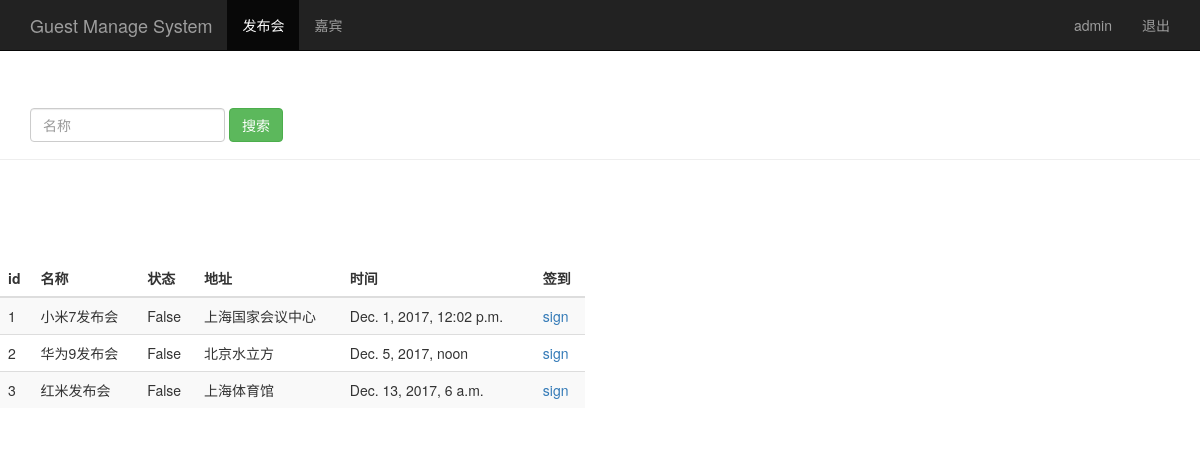
The page /event_manage/ (signed in) on the database its author committed.
### sign/models.py (models this page shows, shortened)
class Event(models.Model):
    name = models.CharField(max_length=100)             #发布会标题
    limit = models.IntegerField()                       #参加人数
    status = models.BooleanField()                      #状态
    address = models.CharField(max_length=200)          #地址
    start_time = models.DateTimeField('event_time')     #发布会时间
    create_time = models.DateTimeField(auto_now=True)   #创建时间

### sign/views.py (the view)
# urls.py: url(r'^event_manage/$', views.event_manage),
@login_required  # 限制视图必须登录才能访问
def event_manage(request):
    event_list = Event.objects.all()
    username = request.session.get('user', '')
    return render(request, 'event_manage.html', {'user': username, 'events': event_list})

### sign/templates/event_manage.html (shortened to what this page needs)
<!DOCTYPE html>
<html lang="zh-CN">
<head>
    {% load bootstrap3 %}
    {% bootstrap_css %}
</head>
<body role="document">
    <nav class="navbar navbar-inverse navbar-fixed-top">
        <div class="container">
            <div calss="navbar-header">
                <a class="navbar-brand" href="/event_manage/">Guest Manage System</a>
            </div>
            <div id="navbar" class="collapse navbar-collapse">
                <ul class="nav navbar-nav">
                    <li class="active"><a href="#">发布会</a></li>
                    <li><a href="/guest_manage/">嘉宾</a></li>
                </ul>
                <ul class="nav navbar-nav navbar-right">
                    <li><a href="#">{{user}}</a></li>
                    <li><a href="/logout/">退出</a></li>
                </ul>
            </div>
        </div>
    </nav>
    <div class="page-header" style="padding-top: 60px;">
        <div id="navbar" class="navbar-collapse collapse">
            <form class="navbar-form" method="get" action="/search_name/">
                <div class="form-group">
                    <input name="name" type="text" placeholder="名称" class="form-control">
                </div>
                    <button type="submit" class="btn btn-success">搜索</button>
            </form>
        </div>
    </div>
    <div class="row" style="padding-top: 80px;">
        <div class="col-md-6">
            <table class="table table-striped">
                <thead>
                    <tr>
                        <th>id</th>
                        <th>名称</th>
                        <th>状态</th>
                        <th>地址</th>
                        <th>时间</th>
                        <th>签到</th>
                    </tr>
                </thead>
                <tbody>
                    {% for event in events %}
                        <tr>
                            <td>{{ event.id }}</td>
                            <td>{{ event.name }}</td>
                            <td>{{ event.status }}</td>
                            <td>{{ event.address }}</td>
                            <td>{{ event.start_time }}</td>
                            <td><a href="/sign_index/{{ event.id }}/" target="{{ event.id }}_blank">sign</a></td>
                        </tr>
                    {% endfor %}
                </tbody>
            </table>
        </div>
    </div>
</body>
</html>

### rows shown on the page
Event: id "1", name "小米7发布会", status "False", address "上海国家会议中心", start_time "Dec. 1, 2017, 12:02 p.m."
Event: id "2", name "华为9发布会", status "False", address "北京水立方", start_time "Dec. 5, 2017, noon"
Event: id "3", name "红米发布会", status "False", address "上海体育馆", start_time "Dec. 13, 2017, 6 a.m."

### other values the page prints
{{ user }} "admin"
